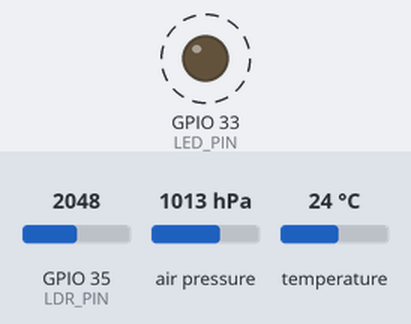
A sketch run on a simulated ESP32. Shown: output pins drawn as LEDs (lit = HIGH). Dashed ring = blinking. The inputs (shaded band) are chosen by the test bench; at power-on: GPIO 35 (LDR_PIN) = 2048, air pressure 1013 hPa, temperature 24 °C. Storage starts empty; what the sketch prints to the serial monitor is not drawn.

Above: at 0.2 s.
Timing chart, 0 to 3.0 s (numbered marks = the images above):
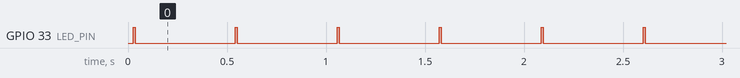

The sketch:

data_logger_sd.ino
```cpp
//Loguear informacion del sensor BMP y LDR

#include "SD.h"
#include "SPI.h"
#include "FS.h"
#include <Adafruit_BMP085.h>

#define LED_PIN 33
#define LDR_PIN 35

File readings;

Adafruit_BMP085 bmp;

char payload[80];

void setup() {
  pinMode(LED_PIN, OUTPUT);
  bmp.begin(0x77);
  Serial.begin(115200);
  if (!SD.begin()){
    Serial.println("Card Mount Failed");
    return;
    }
}

void loop() {
 //Iniciar el payload de lecturas de los sensores
 float pressure = bmp.readPressure();
 float temperature = bmp.readTemperature();
 int luminosity = analogRead(LDR_PIN);
 sprintf(payload, "%6.2f, %3.2f, %d", pressure, temperature, luminosity);

 digitalWrite(LED_PIN, HIGH);
  readings = SD.open("/lecturas_sensor.csv", FILE_APPEND);
  readings.println(payload);
  readings.close();
  Serial.println(payload);
 digitalWrite(LED_PIN, LOW);
  delay(500);
}
```

Measured:
- by itself, GPIO 33 (LED_PIN): alternates HIGH for 0.01 s and LOW for 0.51 s
